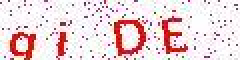
#> input picture courses/business_intelligence/to_be_identified_images/image0.jpg, 120 x 30 px (shown 2 times larger); its folder holds only this picture in this run
$ python image_recognition.py
#> lines starting #> are read from the running program, lines starting #| are printed output that depends on the picture; after the words box and inside, x2 and y2 are one past the last pixel; in counts of white or black regions, pixels touching at a corner belong together
### courses/business_intelligence/image_digitization.py
import warnings

import cv2
import numpy
import pandas
from sklearn.decomposition import PCA
import joblib


def gray_scale(image_list):
	"""
	图像灰度化
	:param image_list: 图像列表
	:return: 灰度化之后的图像列表
	"""
	gray_image_list = []
	for image in image_list:
		gray_image = cv2.cvtColor(image[1], cv2.COLOR_BGR2GRAY)
		gray_image_list.append([image[0], gray_image])

	return gray_image_list


def binarization(image_list):
	"""
	图像二值化
	:param image_list: 图像列表
	:return: 二值化之后的图像列表
	"""
	binarization_image_list = []
	for image in image_list:
		# 大律法，全局自适应阈值 参数0可改为任意数字但不起作用
		ret, binarization_image = cv2.threshold(image[1], 0, 255, cv2.THRESH_BINARY | cv2.THRESH_OTSU)
		binarization_image_list.append([image[0], binarization_image])

	return binarization_image_list


def noise_processing(image_list):
	"""
	噪点处理
	:param image_list: 图像列表
	:return: 去除噪点后的图像列表
	"""
	for n_image in image_list:
		image = n_image[1]

		m_image = image.copy()

		i_height = m_image.shape[0]
		i_width = m_image.shape[1]

		for i in range(i_height):
			for j in range(i_width):
				array = []

				# 进行中值滤波计算
				for x in range(i - 1, i + 2):
					for y in range(j - 1, j + 2):
						if is_in_range(x, y, i_height, i_width):
							array.append(m_image[x, y])

				# 对周围像素进行排序
				array.sort()

				# 取中值作为该像素的值
				image[i, j] = array[int((len(array) - 1) / 2)]

	return image_list


def is_in_range(x, y, height, width):
	"""
	该像素是否在图像中
	:param x: 像素X坐标
	:param y: 像素Y坐标
	:param height: 图像高度
	:param width: 图像宽度
	:return: 像素是否在图像中
	"""
	if x < 0 or x >= height:
		return False

	if y < 0 or y >= width:
		return False

	return True


# 黑点的个数，通过与一个阈值的比较，确定是噪点还是字母
num = 0


def fill_color(image_list):
	"""
	向字母中填充颜色
	:param image_list: 图像列表
	:return: 颜色填充完毕的图像列表
	"""
	global num

	# 此处设置f_image_list是为了保存正确的四个字母的验证码，由于下方代码使用的是foreach，故不能在原list中使用remove，所以采用了添加到新list的方法
	f_image_list = []

	for n_image in image_list:
		image = n_image[1]
		i_height = image.shape[0]
		i_width = image.shape[1]

		# 待填充颜色
		color = 0
		colors = [0, 0, 0, 0]
		result_num = 0

		# 对向量黑点进行填充数字 这里需要从左到右扫描
		for j in range(i_width):
			for i in range(i_height):
				if image[i, j] == 0:
					num = 0
					color += 1
					overflow_filling(image, i, j, color)

					# 过滤噪点的颜色填充
					if num > 20 and result_num < 4:
						colors[result_num] = color
						result_num += 1

		n_image.append(colors)

		# 过滤掉未识别出4个字母的图片
		if colors[3] != 0:
			f_image_list.append(n_image)

	return f_image_list


def overflow_filling(image, x, y, color):
	"""
	对方块及其四周进行递归漫水填充
	:param image: 图像
	:param x: 当前像素横坐标
	:param y: 当前像素纵坐标
	:param color: 待填充颜色
	:return:
	"""
	global num
	if x < 30 and y < 120 and image[x, y] == 0:
		image[x, y] = color
		num += 1

		# 递归调用对四周方块进行填充
		overflow_filling(image, x - 1, y, color)
		overflow_filling(image, x + 1, y, color)
		overflow_filling(image, x, y - 1, color)
		overflow_filling(image, x, y + 1, color)


def divide_characters(image_list):
	"""
	分隔字符
	:param image_list: 图像列表
	:return: 单个字符组成的[名字，矩阵]列表
	"""
	d_list = []

	for n_image in image_list:
		image = n_image[1]
		i_height = image.shape[0]
		i_width = image.shape[1]

		c_num = 0
		# 对每一种颜色的字符进行提取
		for color in n_image[2]:
			left = i_width
			right = 0
			up = i_height
			down = 0

			# 找出该字符的边界
			for i in range(i_height):
				for j in range(i_width):
					if image[i, j] == color:
						if j < left:
							left = j

						if j > right:
							right = j

						if i < up:
							up = i

						if i > down:
							down = i

			width = right - left + 1
			height = down - up + 1

			p_image = numpy.zeros([height, width])
			p_image.fill(255)

			# 分离出字符
			for i in range(height):
				for j in range(width):
					if image[i + up, j + left] == color:
						p_image[i, j] = 0

			# 保存图片名字和图片到end_image中
			end_image = [n_image[0][c_num], p_image]
			c_num += 1

			d_list.append(end_image)

	return d_list


def rotate_character(image_list):
	"""
	旋转字符
	:param image_list: 字符列表
	:return: 旋转完毕后的字符列表
	"""
	r_list = []
	for n_image in image_list:
		image = n_image[1]
		i_height = image.shape[0]
		i_width = image.shape[1]

		# 这里需要对图片进行一个转化为数对的处理 方便接下来调用minAreaRect函数
		r_image = numpy.array([0, 0])
		for i in range(i_height):
			for j in range(i_width):
				if image[i, j] == 0:
					point = numpy.array([i, j])
					r_image = numpy.vstack((r_image, point))
		r_image = r_image[1:]

		# 最小外接矩形
		rect_image = cv2.minAreaRect(r_image)

		# 矩形的四个顶点
		box = cv2.boxPoints(rect_image)
		box = numpy.int0(box)

		# 旋转角度
		angle = cv2.minAreaRect(r_image)[2]
		if angle > 45:
			angle = 135 - angle
		elif angle < -45:
			angle = angle + 90

		center = (i_width // 2, i_height // 2)

		# 获得图像绕着某一点的旋转矩阵
		matrix = cv2.getRotationMatrix2D(center, -angle, 1.0)

		# 进行仿射变换
		rotated = cv2.warpAffine(image, matrix, (i_width, i_height), flags=cv2.INTER_CUBIC,
								 borderMode=cv2.BORDER_REPLICATE)

		# 统一缩放图像到16*16
		f_image = cv2.resize(rotated, (16, 16), interpolation=cv2.INTER_LANCZOS4)

		# 将变换完成后的图像进行二值化
		for i in range(f_image.shape[0]):
			for j in range(f_image.shape[1]):
				if f_image[i, j] > 180:
					f_image[i, j] = 1
				else:
					f_image[i, j] = 0

		# [4 lines of commented-out code are left out]

		r_list.append([n_image[0], f_image])

	return r_list


# [62 lines left out: functions eigenvalue_extraction, principal_component_analysis, not called in this run]


def image_digitization(img_list):
	"""
	图像数字化
	:return: 字符特征值矩阵列表
	"""
	# 图像灰度化
	g_img_list = gray_scale(img_list)

	# 图像二值化
	b_img_list = binarization(g_img_list)

	# 图像去除噪点
	n_img_list = noise_processing(b_img_list)

	# 填充图像字母
	f_img_list = fill_color(n_img_list)

	# 分离各个字符
	character_list = divide_characters(f_img_list)

	# 旋转字符
	r_character_list = rotate_character(character_list)

	return r_character_list

### courses/business_intelligence/image_recognition.py
import os

import numpy
import pandas
import sklearn
import joblib
from sklearn.model_selection import train_test_split, cross_val_score
from sklearn.naive_bayes import MultinomialNB, BernoulliNB, GaussianNB
from sklearn.neighbors import KNeighborsClassifier
from sklearn import metrics
from sklearn.neural_network import MLPClassifier
from sklearn.svm import SVC
from sklearn.tree import DecisionTreeClassifier
import warnings
import cv2

from courses.business_intelligence.image_digitization import image_digitization, eigenvalue_extraction


def read_images(path):
	"""
	从文件中读取图像
	:return: 图像列表
	"""
	root_path = path
	file_list = os.listdir(root_path)  # 列出文件夹下所有的目录与文件
	image_list = []
	for i in range(0, len(file_list)):
		path = os.path.join(root_path, file_list[i])
		if os.path.isfile(path):
			name = "****"
			image = cv2.imread(path)
			image_list.append([name, image])

	return image_list


# [170 lines left out: functions read_data_from_csv, machine_learning, recognition, not called in this run]


def principal_component_analysis(r_character_list):
	"""
	使用主成分分析进行特征提取
	:param r_character_list: 字符列表
	:return:
	"""
	e_list = []
	for n_image in r_character_list:
		image = n_image[1]
		i_height = image.shape[0]
		i_width = image.shape[1]

		n_list = [n_image[0]]
		for i in range(i_height):
			for j in range(i_width):
				n_list.append(image[i, j])

		e_list.append(n_list)

	e_list = pandas.DataFrame(e_list)

	# 从文件中加载模型
	pca = joblib.load('pca.pickle')
	reduced_X = pca.transform(pandas.DataFrame(e_list.iloc[:, 1:]))  # reduced_X为降维后的数据

	name = e_list.iloc[:, 0:1]
	reduced_X = pandas.DataFrame(reduced_X)
	result = pandas.concat([name, reduced_X], axis=1, ignore_index=True)

	return result


def image_recognition():
	"""
	图像识别
	:return:
	"""
	# 读取待识别验证码
	image_list = read_images("./to_be_identified_images")
#> in read_images, image is the input picture: shape (30, 120, 3); mean B, G, R 216.8, 213.8, 235
#> image_list = 1 item

	# 得到待识别验证码字符特征
	r_character_list = image_digitization(image_list)
#> the loop in gray_scale, `for image in image_list:` made 1 pass
#> pass 1, in gray_scale, `gray_image = cv2.cvtColor(image[1], cv2.COLOR_BGR2GRAY)`:
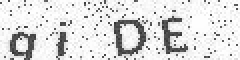
#> gray_image: shape (30, 120) (shown 2 times larger); min 45, max 255, mean 220.5
#> the loop in binarization, `for image in image_list:` made 1 pass
#> ret on pass 1: 130
#> pass 1, in binarization, `ret, binarization_image = cv2.threshold(image[1], 0, 255, cv2.THRESH_B..`:
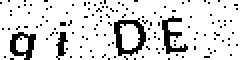
#> binarization_image: shape (30, 120) (shown 2 times larger); 85.3% white; black in thin lines or dots
#> the loop in noise_processing, `for n_image in image_list:` made 1 pass
#> (i_height, i_width) on pass 1: (30, 120)
#> after the loop in noise_processing, `for n_image in image_list:`:
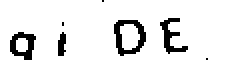
#> image: shape (30, 120) (shown 2 times larger); 90% white; 7 black regions (3 under 20 px), largest, box (x1, y1, x2, y2) and area: (57, 10, 73, 28) 129, (5, 16, 18, 30) 97, (80, 9, 94, 27) 94, (29, 16, 33, 28) 37
#> the loop in fill_color, `for n_image in image_list:` made 1 pass
#> (i_height, i_width) on pass 1: (30, 120)
#> after the loop in fill_color, `for n_image in image_list:`: image: shape (30, 120); 10.03% of pixels changed, all inside (x1, y1, x2, y2) = (5, 0, 104, 30)
#> the loop in divide_characters, `for n_image in image_list:` made 1 pass
#> (i_height, i_width) on pass 1: (30, 120)
#> after the loop in divide_characters, `for n_image in image_list:`: d_list = 4 items
#> the loop in rotate_character, `for n_image in image_list:` made 4 passes
#> (i_height, i_width, rect_image, box, angle, center, matrix) on passes 1 to 4: (14, 13, ((6.29, 5.44), (12.55, 11.57), -11.31), [[1, 12], [-1, 1], [11, -1], [13, 9]], -11.31, (6, 7), [[0.981, 0.196, -1.26], [-0.196, 0.981, 1.31]]), (12, 4, ((5.5, 1.5), (3, 11), -90), [[11, 3], [0, 3], [0, 0], [11, 0]], 0, (2, 6), [[1, 0, 0], [0, 1, 0]]), (18, 16, ((7.82, 7.76), (14.85, 17.11), -81.87), [[15, 16], [-1, 13], [0, 0], [17, 1]], 8.13, (8, 9), [[0.99, -0.141, 1.35], [0.141, 0.99, -1.04]]), (18, 14, ((8.28, 6.46), (10.82, 17.17), -79.7), [[15, 13], [-1, 10], [0, 0], [17, 2]], 10.3, (7, 9), [[0.984, -0.179, 1.72], [0.179, 0.984, -1.11]])
#> r_character_list = 4 items

	# 特征值提取
	e_character_list = principal_component_analysis(r_character_list)
#> the loop in principal_component_analysis, `for n_image in r_character_list:` made 4 passes
#> in principal_component_analysis, `e_list = pandas.DataFrame(e_list)`: e_list = table of 4 rows and 257 columns
#> (reads courses/business_intelligence/pca.pickle from the repository)

	# 得到训练集
	characteristics_list, label_list = read_data_from_csv()

	# 机器学习方法测试
	# machine_learning(characteristics_list, label_list)

	# 进行识别
	result = recognition(characteristics_list, label_list, e_character_list.iloc[:, 1:])
	if result is None:
		print("识别失败!")
		exit()

	print(result)


if __name__ == '__main__':
#> (the run stopped early here; a loop or call above may not have finished)
